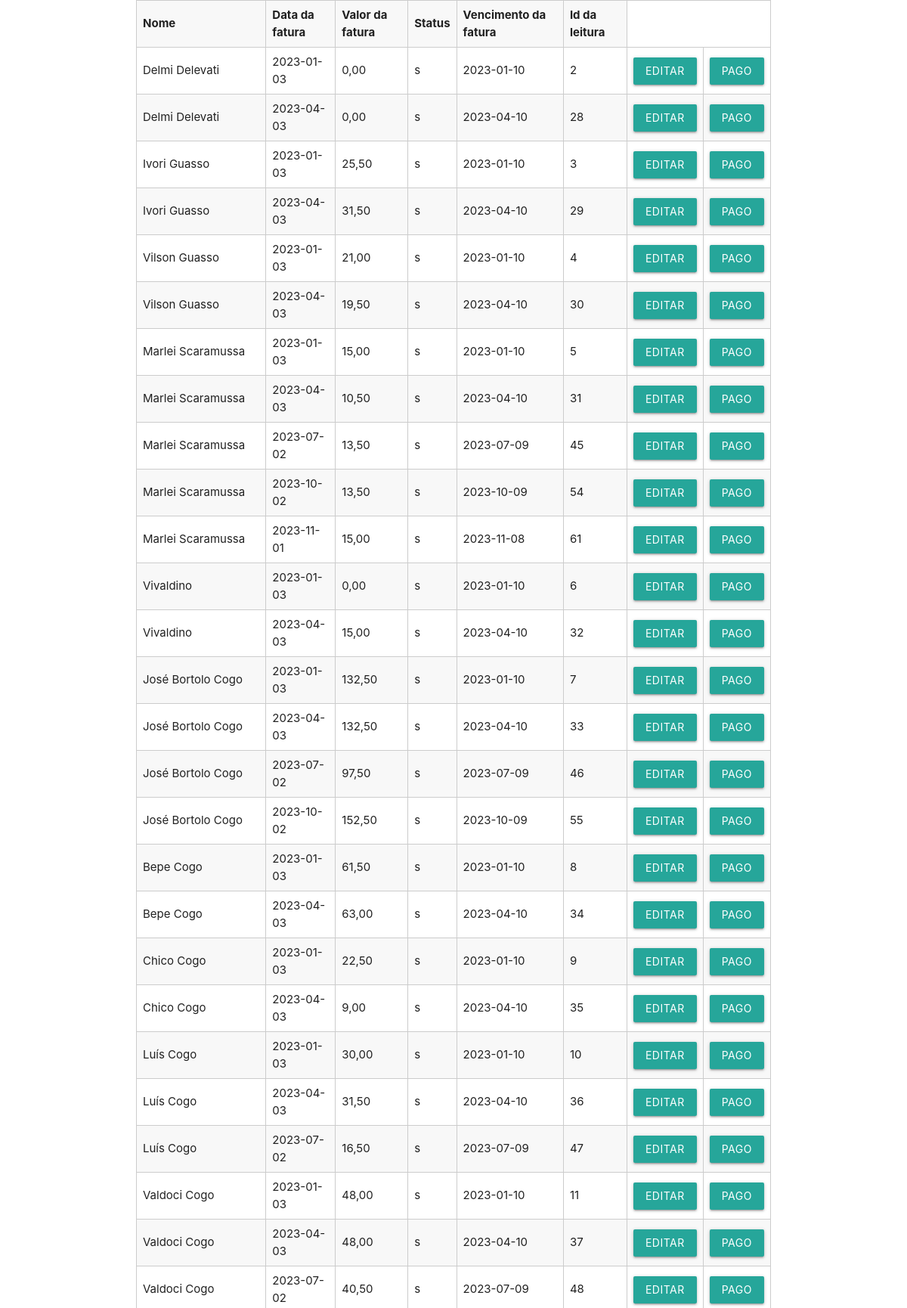
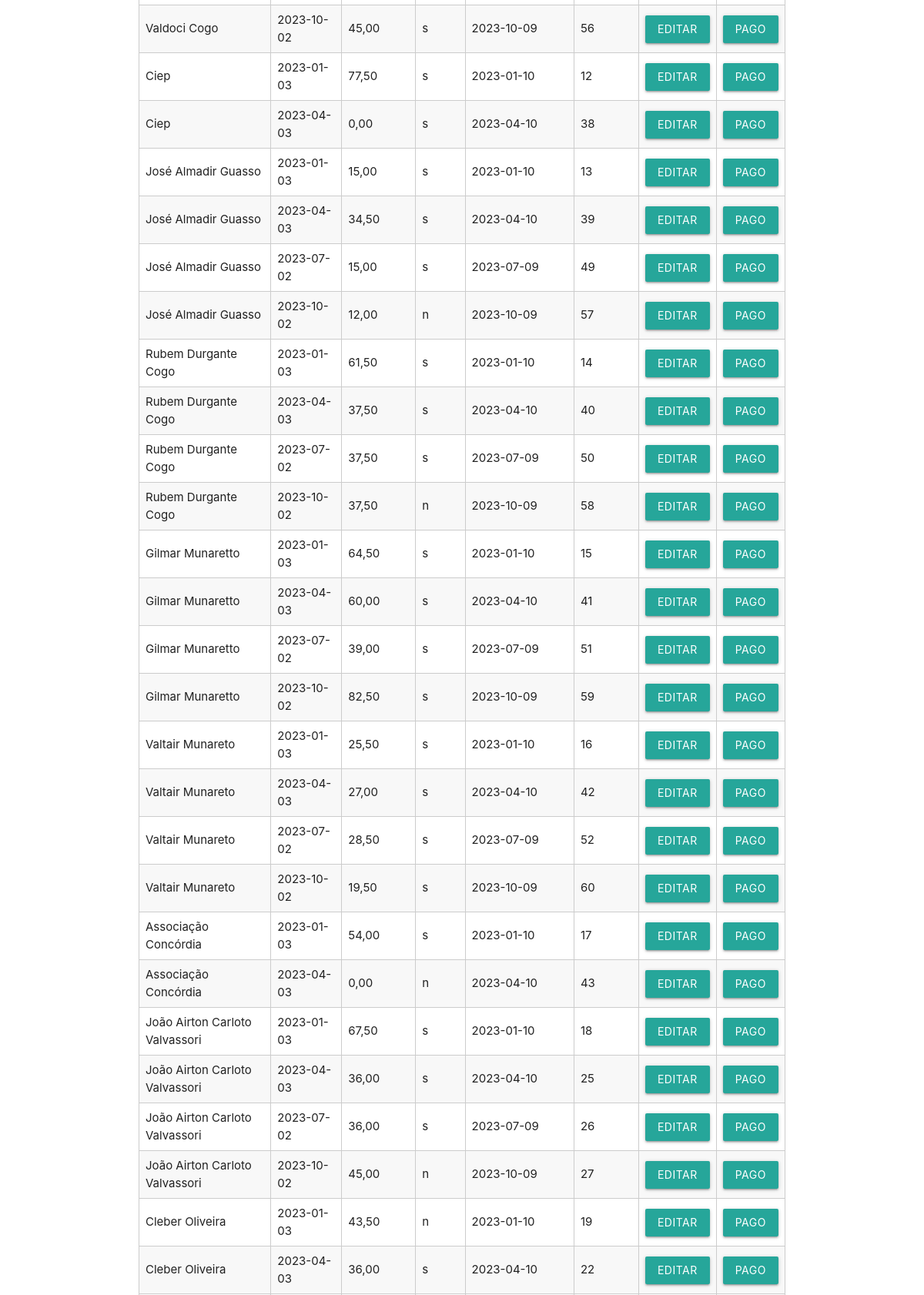
Page /View/listarpagamento.php (signed in, upper part) on the committed database (2 pictures, top to bottom).
### tables this page shows
CREATE TABLE `usuario` (
  `id` int(11) NOT NULL,
  `nome` varchar(100) NOT NULL,
  `cpf` varchar(14) NOT NULL,
  `datanasc` date NOT NULL,
  `email` varchar(30) NOT NULL,
  `telefone` varchar(12) NOT NULL,
  `senha` varchar(200) NOT NULL,
  `status` char(1) NOT NULL,
  `admin` char(1) NOT NULL
);

CREATE TABLE `fatura` (
  `id` int(11) NOT NULL,
  `data` date NOT NULL,
  `valor` double NOT NULL,
  `status` char(1) NOT NULL,
  `vencimento` date NOT NULL,
  `idleitura` int(11) NOT NULL
);

### View/listarpagamento.php (the view, shortened to what this page needs)
<?php
include("../Controller/config.php");
?>
<!DOCTYPE html>
<html lang="pt-BR">
<head>
     <link rel="stylesheet" href="../css/materialize.css">
    <link rel="stylesheet" href="../css/style.css">
    <link rel="stylesheet" href="../js/status.js">
</head>
<body>
<div class="container">
<table class="striped bordered">
    <tbody>
        <tr>
            <th>Nome</th>
            <th>Data da fatura</th>
            <th>Valor da fatura</th>
            <th>Status</th>
            <th>Vencimento da fatura</th>
            <th>Id da leitura</th>
        </tr>
        <?php
            $result = mysqli_query($mysqli, "SELECT f.id, f.data, f.valor, f.status, f.vencimento , f.status, f.idleitura, u.nome FROM usuario u INNER JOIN medidor m ON u.id = m.idusuario INNER JOIN leitura l ON m.id = l.idmedidor INNER JOIN fatura f ON l.id = f.idleitura");
            while ($dados_fatura = mysqli_fetch_array($result)) {
                echo "<tr>";
                echo "<td>" . $dados_fatura['nome'] . "</td>";
                echo "<td>" . $dados_fatura['data'] . "</td>";
                $valor = $dados_fatura['valor'];
                echo "<td>" . number_format($valor, 2, ',', '.') . "</td>";
                echo "<td>" . $dados_fatura['status'] . "</td>";
                echo "<td>" . $dados_fatura['vencimento'] . "</td>";
                echo "<td>" . $dados_fatura['idleitura'] . "</td>";
                echo "<td>
                    <form action=\"../Model/editarpagamento.php\" method=\"get\">
                    <input type='hidden' name='id' value='" . $dados_fatura['id'] . "'>
                    <button type=\"submit\" class=\"waves-effect waves-light btn\" title=\"" . $dados_fatura['id'] . "\">Editar</button>
                    </form>
                    </td>";
                    echo "<td>  <form action=\"../Model/editarstatus.php\" method=\"post\">
                    <input type=\"hidden\" name=\"id\" value=\"" . $dados_fatura['id'] . "\">
                    <button type=\"submit\" class=\"waves-effect waves-light btn pagar-button\"  title=\"" . $dados_fatura['id'] . "\  id=\"botaoPago\">Pago</button>
                    </form></td>";
                echo "</tr>";
            }
 ?>
    </tbody>
    </table>
</div>
</body>
</html>

### css/style.css (style rules this page uses)
.bordered { border: 1px solid #ccc; border-collapse: collapse; }
.bordered th, .bordered td { border: 1px solid #ccc; padding: 8px; }

### rows in the picture
usuario: nome "Delmi Delevati", fatura.data "2023-01-03", fatura.valor "0,00", fatura.status "s", fatura.vencimento "2023-01-10", fatura.idleitura "2", fatura.data "2023-04-03", fatura.vencimento "2023-04-10", fatura.idleitura "28"
usuario: nome "Ivori Guasso", fatura.data "2023-01-03", fatura.valor "25,50", fatura.status "s", fatura.vencimento "2023-01-10", fatura.idleitura "3", fatura.data "2023-04-03", fatura.valor "31,50", fatura.vencimento "2023-04-10", fatura.idleitura "29"
usuario: nome "Vilson Guasso", fatura.data "2023-01-03", fatura.valor "21,00", fatura.status "s", fatura.vencimento "2023-01-10", fatura.idleitura "4", fatura.data "2023-04-03", fatura.valor "19,50", fatura.vencimento "2023-04-10", fatura.idleitura "30"
usuario: nome "Marlei Scaramussa", fatura.data "2023-01-03", fatura.valor "15,00", fatura.status "s", fatura.vencimento "2023-01-10", fatura.idleitura "5", fatura.data "2023-04-03", fatura.valor "10,50", fatura.vencimento "2023-04-10", fatura.idleitura "31", fatura.data "2023-07-02", fatura.valor "13,50", fatura.vencimento "2023-07-09", fatura.idleitura "45", fatura.data "2023-10-02", fatura.vencimento "2023-10-09", fatura.idleitura "54", fatura.data "2023-11-01", fatura.vencimento "2023-11-08", fatura.idleitura "61"
usuario: nome "Vivaldino", fatura.data "2023-01-03", fatura.valor "0,00", fatura.status "s", fatura.vencimento "2023-01-10", fatura.idleitura "6", fatura.data "2023-04-03", fatura.valor "15,00", fatura.vencimento "2023-04-10", fatura.idleitura "32"
usuario: nome "José Bortolo Cogo", fatura.data "2023-01-03", fatura.valor "132,50", fatura.status "s", fatura.vencimento "2023-01-10", fatura.idleitura "7", fatura.data "2023-04-03", fatura.vencimento "2023-04-10", fatura.idleitura "33", fatura.data "2023-07-02", fatura.valor "97,50", fatura.vencimento "2023-07-09", fatura.idleitura "46", fatura.data "2023-10-02", fatura.valor "152,50", fatura.vencimento "2023-10-09", fatura.idleitura "55"
usuario: nome "Bepe Cogo", fatura.data "2023-01-03", fatura.valor "61,50", fatura.status "s", fatura.vencimento "2023-01-10", fatura.idleitura "8", fatura.data "2023-04-03", fatura.valor "63,00", fatura.vencimento "2023-04-10", fatura.idleitura "34"
usuario: nome "Chico Cogo", fatura.data "2023-01-03", fatura.valor "22,50", fatura.status "s", fatura.vencimento "2023-01-10", fatura.idleitura "9", fatura.data "2023-04-03", fatura.valor "9,00", fatura.vencimento "2023-04-10", fatura.idleitura "35"
usuario: nome "Luís Cogo", fatura.data "2023-01-03", fatura.valor "30,00", fatura.status "s", fatura.vencimento "2023-01-10", fatura.idleitura "10", fatura.data "2023-04-03", fatura.valor "31,50", fatura.vencimento "2023-04-10", fatura.idleitura "36", fatura.data "2023-07-02", fatura.valor "16,50", fatura.vencimento "2023-07-09", fatura.idleitura "47"
usuario: nome "Valdoci Cogo", fatura.data "2023-01-03", fatura.valor "48,00", fatura.status "s", fatura.vencimento "2023-01-10", fatura.idleitura "11", fatura.data "2023-04-03", fatura.vencimento "2023-04-10", fatura.idleitura "37", fatura.data "2023-07-02", fatura.valor "40,50", fatura.vencimento "2023-07-09", fatura.idleitura "48", fatura.data "2023-10-02", fatura.valor "45,00", fatura.vencimento "2023-10-09", fatura.idleitura "56"
usuario: nome "Ciep", fatura.data "2023-01-03", fatura.valor "77,50", fatura.status "s", fatura.vencimento "2023-01-10", fatura.idleitura "12", fatura.data "2023-04-03", fatura.valor "0,00", fatura.vencimento "2023-04-10", fatura.idleitura "38"
usuario: nome "José Almadir Guasso", fatura.data "2023-01-03", fatura.valor "15,00", fatura.status "s", fatura.vencimento "2023-01-10", fatura.idleitura "13", fatura.data "2023-04-03", fatura.valor "34,50", fatura.vencimento "2023-04-10", fatura.idleitura "39", fatura.data "2023-07-02", fatura.vencimento "2023-07-09", fatura.idleitura "49", fatura.data "2023-10-02", fatura.valor "12,00", fatura.status "n", fatura.vencimento "2023-10-09", fatura.idleitura "57"
usuario: nome "Rubem Durgante Cogo", fatura.data "2023-01-03", fatura.valor "61,50", fatura.status "s", fatura.vencimento "2023-01-10", fatura.idleitura "14", fatura.data "2023-04-03", fatura.valor "37,50", fatura.vencimento "2023-04-10", fatura.idleitura "40", fatura.data "2023-07-02", fatura.vencimento "2023-07-09", fatura.idleitura "50", fatura.data "2023-10-02", fatura.status "n", fatura.vencimento "2023-10-09", fatura.idleitura "58"
usuario: nome "Gilmar Munaretto", fatura.data "2023-01-03", fatura.valor "64,50", fatura.status "s", fatura.vencimento "2023-01-10", fatura.idleitura "15", fatura.data "2023-04-03", fatura.valor "60,00", fatura.vencimento "2023-04-10", fatura.idleitura "41", fatura.data "2023-07-02", fatura.valor "39,00", fatura.vencimento "2023-07-09", fatura.idleitura "51", fatura.data "2023-10-02", fatura.valor "82,50", fatura.vencimento "2023-10-09", fatura.idleitura "59"
usuario: nome "Valtair Munareto", fatura.data "2023-01-03", fatura.valor "25,50", fatura.status "s", fatura.vencimento "2023-01-10", fatura.idleitura "16", fatura.data "2023-04-03", fatura.valor "27,00", fatura.vencimento "2023-04-10", fatura.idleitura "42", fatura.data "2023-07-02", fatura.valor "28,50", fatura.vencimento "2023-07-09", fatura.idleitura "52", fatura.data "2023-10-02", fatura.valor "19,50", fatura.vencimento "2023-10-09", fatura.idleitura "60"
usuario: nome "Associação Concórdia", fatura.data "2023-01-03", fatura.valor "54,00", fatura.status "s", fatura.vencimento "2023-01-10", fatura.idleitura "17", fatura.data "2023-04-03", fatura.valor "0,00", fatura.status "n", fatura.vencimento "2023-04-10", fatura.idleitura "43"
usuario: nome "João Airton Carloto Valvassori", fatura.data "2023-01-03", fatura.valor "67,50", fatura.status "s", fatura.vencimento "2023-01-10", fatura.idleitura "18", fatura.data "2023-04-03", fatura.valor "36,00", fatura.vencimento "2023-04-10", fatura.idleitura "25", fatura.data "2023-07-02", fatura.vencimento "2023-07-09", fatura.idleitura "26", fatura.data "2023-10-02", fatura.valor "45,00", fatura.status "n", fatura.vencimento "2023-10-09", fatura.idleitura "27"
usuario: nome "Cleber Oliveira", fatura.data "2023-01-03", fatura.valor "43,50", fatura.status "n", fatura.vencimento "2023-01-10", fatura.idleitura "19", fatura.data "2023-04-03", fatura.valor "36,00", fatura.status "s", fatura.vencimento "2023-04-10", fatura.idleitura "22"
